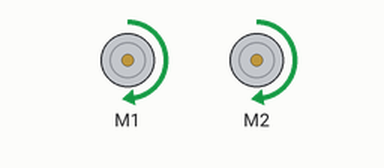
The program below on a simulated Raspberry Pi (BCM pin numbers). Parts: 2 × DC motor (green arrow = forward, orange = backward, longer = faster). Motors are numbered in the order the program creates them (left before right in a Robot). At 4.0 s the program stops and its outputs stay as they are.

Above: at 0.1 s.
At 1.1 s:
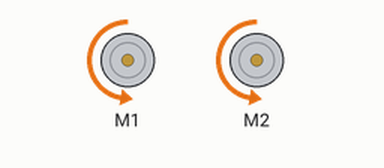
At 2.1 s:
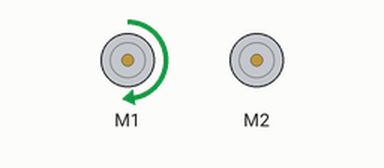
At 4.1 s:
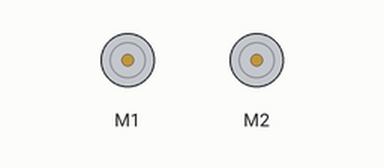
Timing chart, 0 to 5.5 s (numbered marks = the images above):
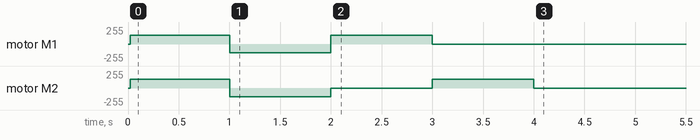

The program:

7-pwm2.py
```python
# CamJam EduKit 3 - Robotics
# Worksheet 7 - Controlling the motors with PWM

import time  # Import the Time library
from gpiozero import CamJamKitRobot  # Import the GPIO Zero Library CamJam library

robot = CamJamKitRobot()

# Set the relative speeds of the two motors, between 0.0 and 1.0
leftmotorspeed = 0.5
rightmotorspeed = 0.5

motorforward = (leftmotorspeed, rightmotorspeed)
motorbackward = (-leftmotorspeed, -rightmotorspeed)
motorleft = (leftmotorspeed, 0)
motorright = (0, rightmotorspeed)

robot.value = motorforward
time.sleep(1)

robot.value = motorbackward
time.sleep(1)  # Pause for 1 second

robot.value = motorleft
time.sleep(1)  # Pause for 1 second

robot.value = motorright
time.sleep(1)  # Pause for 1 second

robot.stop()
```

Measured:
- by itself, motor M1: stopped → forward 128/255 at 0.02 s, → backward 128/255 0.98 s later, → forward 128/255 1.0 s later, → stopped 1.0 s later
- by itself, motor M2: stopped → forward 128/255 at 0.02 s, → backward 128/255 0.98 s later, → stopped 1.0 s later, → forward 128/255 1.0 s later, … (5 changes in this stretch)
